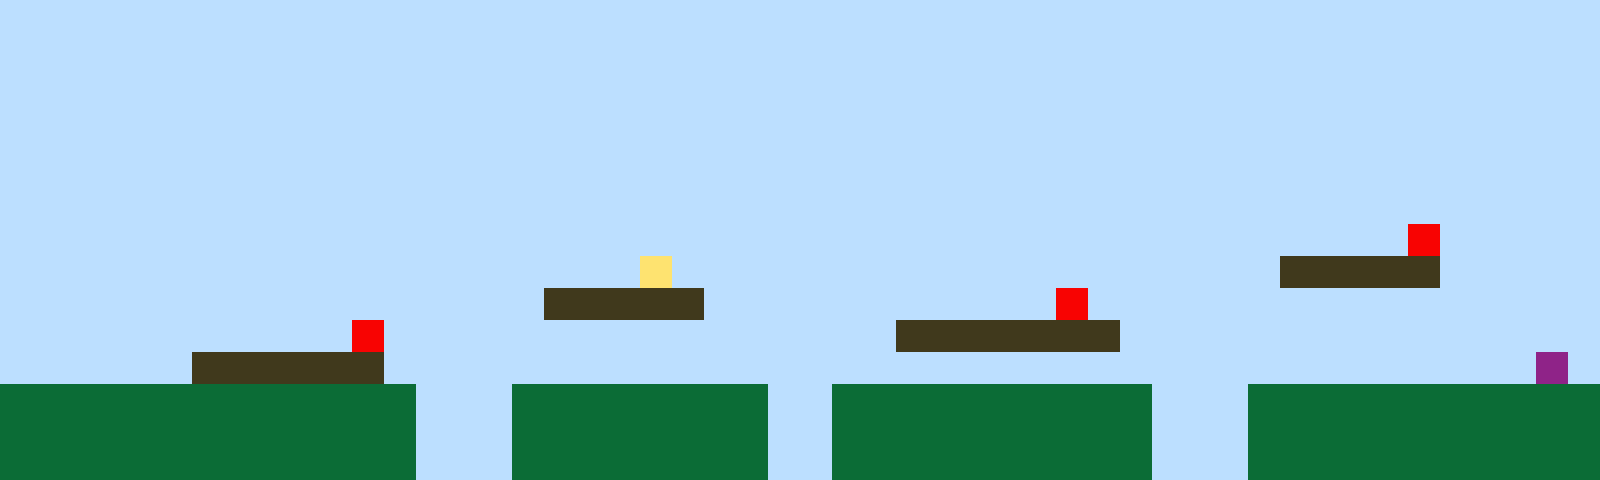

Below is a game level as drawn by its tile map, then a one-line description and the .tmx file that defines it, in full:
An orthogonal 50x15 tile map with 32x32 px tiles, 1 tile layer (Tile Layer 1).

<map version="1.10" tiledversion="1.11.2" orientation="orthogonal" renderorder="right-up" width="50" height="15" tilewidth="32" tileheight="32" infinite="0" nextlayerid="2" nextobjectid="1"><editorsettings><export target="map1.csv" format="csv" /></editorsettings><tileset firstgid="1" name="sprites" tilewidth="32" tileheight="32" tilecount="6" columns="3"><image source="sprites.png" width="96" height="64" /></tileset><layer id="1" name="Tile Layer 1" width="50" height="15"><data encoding="csv">1,1,1,1,1,1,1,1,1,1,1,1,1,1,1,1,1,1,1,1,1,1,1,1,1,1,1,1,1,1,1,1,1,1,1,1,1,1,1,1,1,1,1,1,1,1,1,1,1,1,1,1,1,1,1,1,1,1,1,1,1,1,1,1,1,1,1,1,1,1,1,1,1,1,1,1,1,1,1,1,1,1,1,1,1,1,1,1,1,1,1,1,1,1,1,1,1,1,1,1,1,1,1,1,1,1,1,1,1,1,1,1,1,1,1,1,1,1,1,1,1,1,1,1,1,1,1,1,1,1,1,1,1,1,1,1,1,1,1,1,1,1,1,1,1,1,1,1,1,1,1,1,1,1,1,1,1,1,1,1,1,1,1,1,1,1,1,1,1,1,1,1,1,1,1,1,1,1,1,1,1,1,1,1,1,1,1,1,1,1,1,1,1,1,1,1,1,1,1,1,1,1,1,1,1,1,1,1,1,1,1,1,1,1,1,1,1,1,1,1,1,1,1,1,1,1,1,1,1,1,1,1,1,1,1,1,1,1,1,1,1,1,1,1,1,1,1,1,1,1,1,1,1,1,1,1,1,1,1,1,1,1,1,1,1,1,1,1,1,1,1,1,1,1,1,1,1,1,1,1,1,1,1,1,1,1,1,1,1,1,1,1,1,1,1,1,1,1,1,1,1,1,1,1,1,1,1,1,1,1,1,1,1,1,1,1,1,1,1,1,1,1,1,1,1,1,1,1,1,1,1,1,1,1,1,1,1,1,1,1,1,1,1,1,1,1,1,1,1,1,1,1,1,1,1,1,1,1,1,1,1,1,1,1,1,1,1,1,1,1,1,1,1,1,1,1,1,1,1,1,1,1,1,1,1,1,1,1,1,1,1,1,1,1,5,1,1,1,1,1,1,1,1,1,1,1,1,1,1,1,1,1,1,1,1,1,1,1,1,1,4,1,1,1,1,1,1,1,1,1,1,1,1,1,1,1,1,1,1,1,3,3,3,3,3,1,1,1,1,1,1,1,1,1,1,1,1,1,1,1,1,1,1,1,1,1,1,3,3,3,3,3,1,1,1,1,1,1,1,1,1,1,1,5,1,1,1,1,1,1,1,1,1,1,1,1,1,1,1,1,1,1,1,1,1,1,1,1,1,1,1,5,1,1,1,1,1,1,1,1,1,1,1,1,1,1,1,1,3,3,3,3,3,3,3,1,1,1,1,1,1,1,1,1,1,1,1,1,1,1,1,1,1,1,1,1,3,3,3,3,3,3,1,1,1,1,1,1,1,1,1,1,1,1,1,1,1,1,1,1,1,1,1,1,1,1,1,1,1,1,1,1,1,1,1,1,1,1,6,1,2,2,2,2,2,2,2,2,2,2,2,2,2,1,1,1,2,2,2,2,2,2,2,2,1,1,2,2,2,2,2,2,2,2,2,2,1,1,1,2,2,2,2,2,2,2,2,2,2,2,2,2,2,2,2,2,2,2,2,2,2,2,2,1,1,1,2,2,2,2,2,2,2,2,1,1,2,2,2,2,2,2,2,2,2,2,1,1,1,2,2,2,2,2,2,2,2,2,2,2,2,2,2,2,2,2,2,2,2,2,2,2,2,1,1,1,2,2,2,2,2,2,2,2,1,1,2,2,2,2,2,2,2,2,2,2,1,1,1,2,2,2,2,2,2,2,2,2,2,2</data></layer></map>
